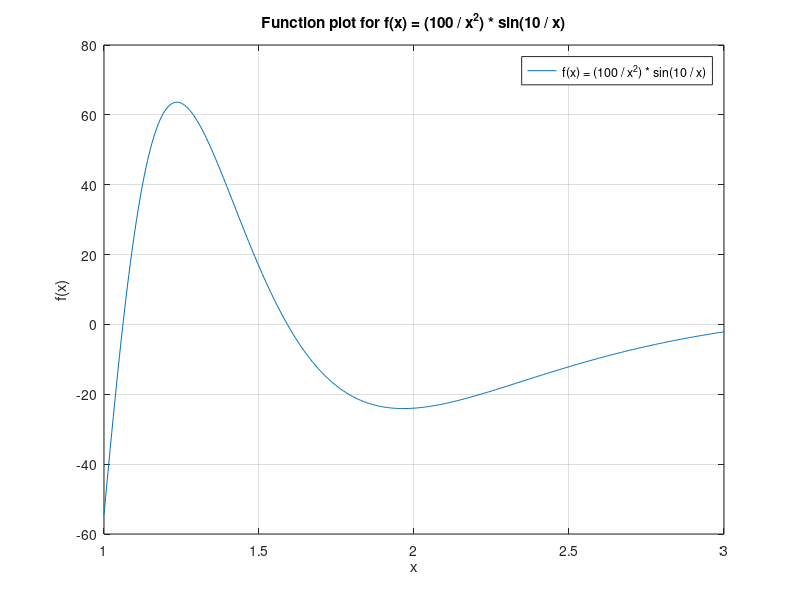

Reproduce this figure in MATLAB.
function adaptive_simpsons_rule_example
    a = 1.0;
    b = 3.0;
    tol = 1e-4;

    result = adaptive_simpsons_rule(@f, a, b, tol);
    disp(['Approximate integral: ', num2str(result)]);

    x = linspace(a, b, 400);
    y = arrayfun(@f, x);

    plot(x, y, 'DisplayName', 'f(x) = (100 / x^2) * sin(10 / x)');
    xlabel('x');
    ylabel('f(x)');
    title('Function plot for f(x) = (100 / x^2) * sin(10 / x)');
    legend show;
    grid on;
end

function y = f(x)
    y = (100 ./ x.^2) .* sin(10 ./ x);
end

function result = adaptive_simpsons_rule(f, a, b, tol, max_recursion_depth)
    if nargin < 5
        max_recursion_depth = 50;
    end

    result = recursive_asr(f, a, b, tol, simpsons_rule(f, a, b), max_recursion_depth);
end

function S = simpsons_rule(f, a, b)
    c = (a + b) / 2.0;
    h = b - a;
    S = (h / 6) * (f(a) + 4 * f(c) + f(b));
end

function result = recursive_asr(f, a, b, eps, whole, depth)
    c = (a + b) / 2.0;
    left = simpsons_rule(f, a, c);
    right = simpsons_rule(f, c, b);
    if depth <= 0 || abs(left + right - whole) <= 15 * eps
        result = left + right + (left + right - whole) / 15;
        return;
    end
    result = recursive_asr(f, a, c, eps/2, left, depth-1) + recursive_asr(f, c, b, eps/2, right, depth-1);
end

